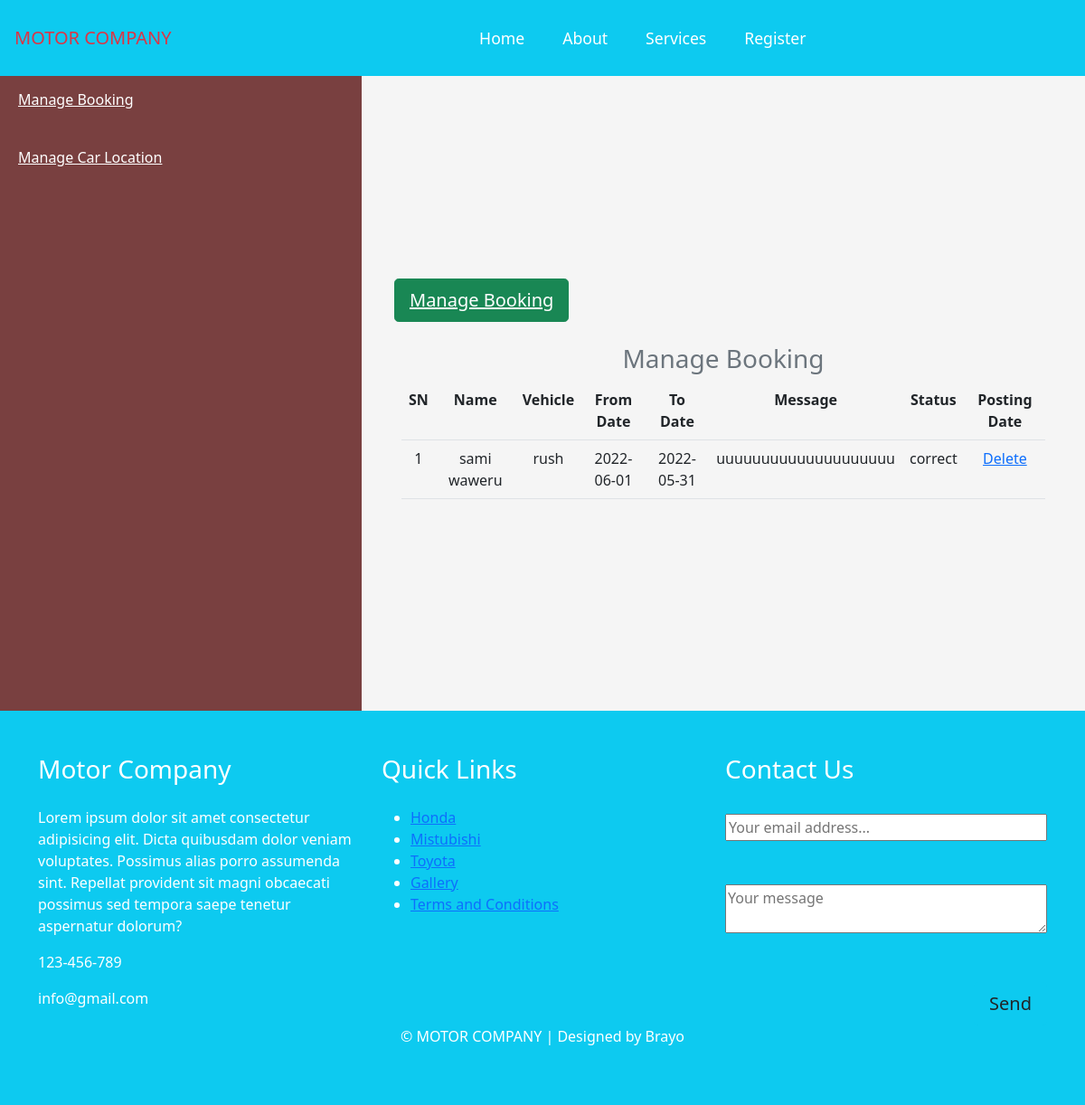
Screenshot of /managebooking.php with the database file from the repository.
### tables this page shows
CREATE TABLE `carbooking` (
  `id` int(11) NOT NULL,
  `name` varchar(255) NOT NULL,
  `vehicle` varchar(255) NOT NULL,
  `from_date` date NOT NULL,
  `to_date` date NOT NULL,
  `message` varchar(255) NOT NULL,
  `status` varchar(255) NOT NULL,
  `timestamp` timestamp NOT NULL DEFAULT current_timestamp() ON UPDATE current_timestamp()
);

### managebooking.php (the view, shortened to what this page needs)
<?php
include('./includes/header.php');
include('./includes/nav.php');
include ('./admin/create/booking.php');
?>
<div class="container-fluid">
        <div class="row">
        <div class="col-md-4   admin" >
                <div class="text-left  p-2 my-4 ">
                    <a href="./managebooking.php" class="text-white">Manage Booking</a>
                </div>
                <div class="text-left  p-2 my-4">
                    <a href="./customerLocation.php" class="text-white">Manage Car Location</a>
                </div>
            </div>
            <div class="col-md-8 m-auto">
                <div class="my-4 mx-4">
                    <button type="button" class="btn btn-lg btn-success"><a href="managebooking.php" class="text-white">Manage Booking</a></button>
                </div>
                <div>
                    <h3 class="text-center text-muted">Manage Booking</h3>
                    <div class="mx-2">
                        <div class="table-responsive text-center mx-4">
                            <?php
                        $sql= "SELECT * FROM carbooking";
                        $stmt= $conn->prepare($sql);
                         $stmt->execute();
                           ?>
                             <table class="table table-border">
                                <tr>
                                    <th>SN</th>
                                    <th>Name</th>
                                    <th>Vehicle</th>
                                    <th>From Date</th>
                                    <th>To Date</th>
                                    <th>Message</th>
                                    <th>Status</th>
                                    <th>Posting Date</th>
                                </tr>
                                <?php
                                 $result= mysqli_stmt_get_result($stmt);
                                 $num= mysqli_num_rows($result);
                                 if($num > 0){
                                      while($rows=mysqli_fetch_assoc($result)){?>
                                        <tr>
                                        <td><?php echo $rows['id']?></td>
                                        <td><?php echo $rows['name']?></td>
                                        <td><?php echo $rows['vehicle']?></td>
                                        <td><?php echo $rows['from_date']?></td>
                                        <td><?php echo $rows['to_date']?></td>
                                        <td><?php echo $rows['message']?></td>
                                        <td><?php echo $rows['status']?></td>
                                        <td><a href="create/delete.php?action=deleted&id=<?php echo $rows['id']?>">Delete</a></td>
                                    </tr>
                                    <?php
                                    }
                                 }else{
                                     header('location:managetopic.php?error=norecord');
                                     exit();
                                 }
                                ?>
                            </table>
                        </div>
                    </div>
                </div>
            </div>
        </div>
    </div>
    <?php include('./includes/footer.php');?>

### assets/css/style.css (style rules this page uses)
* { margin: 0 auto; padding: 0 auto; box-sizing: border-box; }
body { background-color: #f5f5f5; }
.admin { background: rgb(121, 64, 64); left:0; height: 90vh; }

### rows the page displays
carbooking: id "1", name "sami waweru", vehicle "rush", from_date "2022-06-01", to_date "2022-05-31", message "uuuuuuuuuuuuuuuuuuuu", status "correct"
